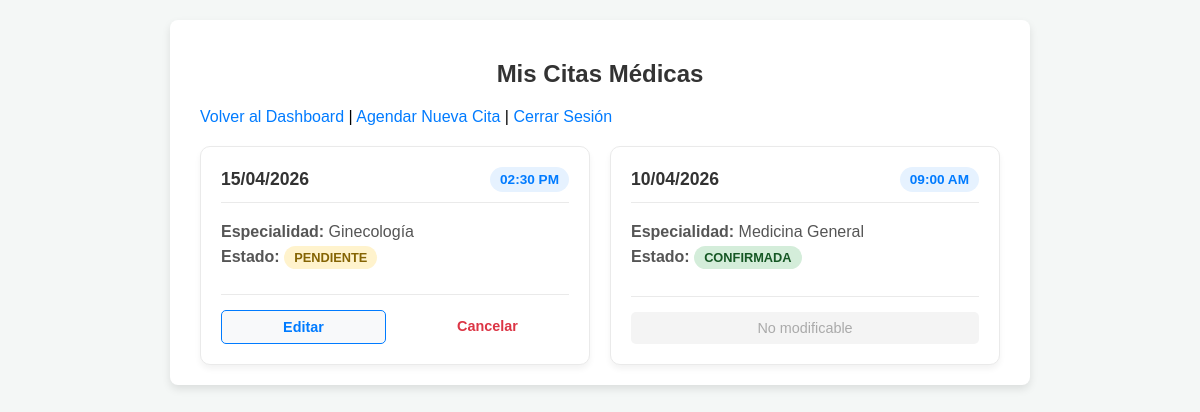
The app's page /user/ver_citas.php (signed in) with its own data.
### tables this page shows
CREATE TABLE citas (
    id INT AUTO_INCREMENT PRIMARY KEY,
    id_usuario INT NOT NULL,
    fecha DATE NOT NULL,
    hora TIME NOT NULL,
    especialidad VARCHAR(100) NOT NULL,
    estado ENUM('pendiente', 'confirmada', 'cancelada') DEFAULT 'pendiente',
    FOREIGN KEY (id_usuario) REFERENCES usuarios(id) ON DELETE CASCADE
);

### user/ver_citas.php (the view, shortened to what this page needs)
<?php
require '../includes/db.php';
$id_usuario = $_SESSION['user_id'];
$sql = "SELECT id, fecha, hora, especialidad, estado FROM citas WHERE id_usuario = '$id_usuario' ORDER BY fecha DESC, hora DESC";
$result = $conn->query($sql);
?>
<!DOCTYPE html>
<html lang="es">
<head>
    <link rel="stylesheet" href="../css/style.css">
</head>
<body>
    <div class="container" style="max-width: 800px;">
        <h2>Mis Citas Médicas</h2>
        <nav>
            <a href="dashboard.php">Volver al Dashboard</a> |
            <a href="crear_cita.php">Agendar Nueva Cita</a> |
            <a href="../logout.php">Cerrar Sesión</a>
        </nav>
        <div class="citas-grid">
            <?php if ($result->num_rows > 0): ?>
                <?php while($row = $result->fetch_assoc()): ?>
                    <div class="cita-card">
                        <div class="cita-header">
                            <span class="cita-fecha"> <?php echo date("d/m/Y", strtotime($row['fecha'])); ?></span>
                            <span class="cita-hora"> <?php echo date("h:i A", strtotime($row['hora'])); ?></span>
                        </div>
                        <div class="cita-body">
                            <p><strong>Especialidad:</strong> <?php echo htmlspecialchars($row['especialidad']); ?></p>
                            <p><strong>Estado:</strong>
                                <span class="badge <?php echo $row['estado']; ?>">
                                    <?php echo ucfirst($row['estado']); ?>
                                </span>
                            </p>
                        </div>
                        <div class="cita-actions">
                            <?php if($row['estado'] == 'pendiente'): ?>
                                <a href="editar_cita.php?id=<?php echo $row['id']; ?>" class="btn-edit">Editar</a>
                                <a href="eliminar_cita.php?id=<?php echo $row['id']; ?>" class="btn-delete">Cancelar</a>
                            <?php else: ?>
                                <span style="flex: 1; text-align: center; padding: 8px; color: #aaa; background: #f4f4f4; border-radius: 5px; font-size: 0.9rem;">No modificable</span>
                            <?php endif; ?>
                        </div>
                    </div>
                <?php endwhile; ?>
            <?php else: ?>
                <div style="grid-column: 1 / -1; text-align: center; padding: 40px; background: white; border-radius: 8px; color: #666;">
                    No tienes citas agendadas en este momento.
                </div>
            <?php endif; ?>
        </div>
    </div>
</body>
</html>

### css/style.css (style rules this page uses)
body { font-family: Arial, sans-serif; background-color: #f4f7f6; margin: 0; padding: 20px; display: flex; justify-content: center; }
.container { background: white; padding: 20px 30px; border-radius: 8px; box-shadow: 0 4px 8px rgba(0,0,0,0.1); width: 100%; max-width: 400px; }
h2 { color: #333; text-align: center; }
a { color: #007BFF; text-decoration: none; }
.citas-grid { display: grid; grid-template-columns: repeat(auto-fill, minmax(300px, 1fr)); gap: 20px; margin-top: 20px; }
.cita-card { background: white; border-radius: 10px; padding: 20px; box-shadow: 0 4px 6px rgba(0,0,0,0.05); border: 1px solid #eaeaea; transition: transform 0.2s, box-shadow 0.2s; display: flex; flex-direction: column; }
.cita-header { display: flex; justify-content: space-between; align-items: center; border-bottom: 1px solid #eaeaea; padding-bottom: 10px; margin-bottom: 15px; }
.cita-fecha { font-size: 1.1rem; font-weight: bold; color: #333; display: flex; align-items: center; gap: 8px; }
.cita-hora { color: #007BFF; font-weight: bold; background: #e6f2ff; padding: 5px 10px; border-radius: 15px; font-size: 0.85rem; }
.cita-body { flex-grow: 1; margin-bottom: 20px; }
.cita-body p { margin: 5px 0; color: #555; }
.cita-actions { display: flex; gap: 10px; border-top: 1px solid #eaeaea; padding-top: 15px; }
.cita-actions a { flex: 1; text-align: center; padding: 8px; border-radius: 5px; font-weight: bold; font-size: 0.9rem; text-decoration: none; }
.btn-edit { background: #f8f9fa; color: #007BFF; border: 1px solid #007BFF; }
.badge { display: inline-block; padding: 4px 10px; border-radius: 12px; font-size: 0.8rem; font-weight: bold; text-transform: uppercase; }
.badge.pendiente { background-color: #fff3cd; color: #856404; }
.badge.confirmada { background-color: #d4edda; color: #155724; }

### user/ver_citas.php (style rules this page uses)
.btn-edit { color: #007BFF; text-decoration: none; margin-right: 10px; }
.btn-delete { color: #dc3545; text-decoration: none; }

### records on screen
citas: fecha "15/04/2026", hora "02:30 PM", especialidad "Ginecología", estado "PENDIENTE"
citas: fecha "10/04/2026", hora "09:00 AM", especialidad "Medicina General", estado "CONFIRMADA", shows "No modificable"
